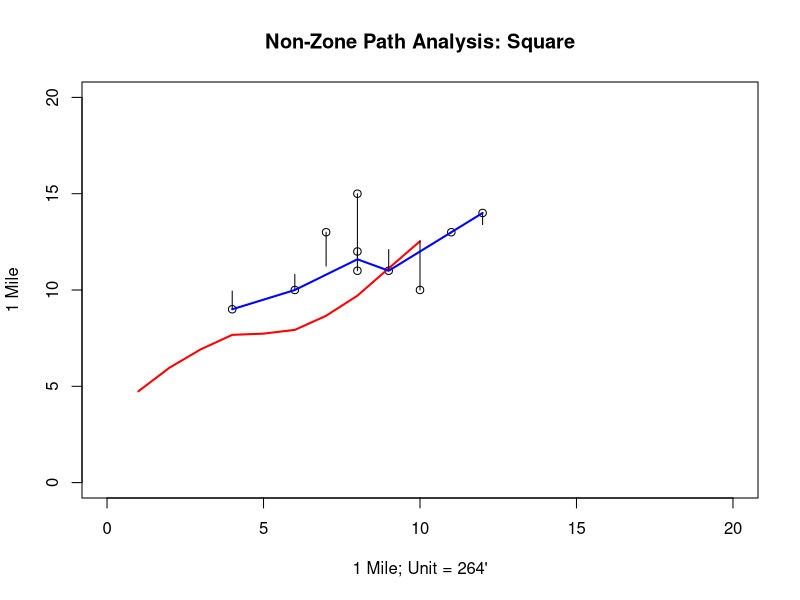

The R script that drew this image:
x <- c(4,6,7,8,8,8,9,10,11,12)
y <- c(9,10,13,11,12,15,11,10,13,14)

mod1 <- lm(y ~ x)
plot(x,y, xlab="1 Mile; Unit = 264'", ylab="1 Mile", main="Non-Zone Path Analysis: Square", ylim=c(0,20), xlim=c(0,20), col="black")
lines(predict(lm(x~y+I(x^2))), lwd=2, col="red")


# calculate residuals and predicted values
res <- signif(residuals(mod1), 5)
pre <- predict(mod1) # plot distances between points and the regression line
segments(x, y, x, pre, col="black")

lm(formula = y ~ x)
#Coefficients:
#  (Intercept)            x  
#        8.2216       0.4311  

lines(lowess(x,y), lwd=2, col="blue") 

